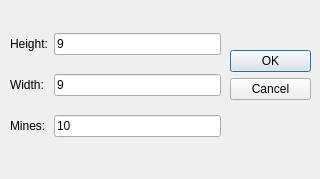
<?xml version="1.0" encoding="UTF-8"?>
<ui version="4.0">
 <class>Dialog</class>
 <widget class="QDialog" name="Dialog">
  <property name="geometry">
   <rect>
    <x>0</x>
    <y>0</y>
    <width>320</width>
    <height>179</height>
   </rect>
  </property>
  <property name="windowTitle">
   <string>Dialog</string>
  </property>
  <widget class="QDialogButtonBox" name="buttonBox">
   <property name="geometry">
    <rect>
     <x>230</x>
     <y>50</y>
     <width>81</width>
     <height>181</height>
    </rect>
   </property>
   <property name="orientation">
    <enum>Qt::Vertical</enum>
   </property>
   <property name="standardButtons">
    <set>QDialogButtonBox::Cancel|QDialogButtonBox::Ok</set>
   </property>
  </widget>
  <widget class="QWidget" name="gridLayoutWidget">
   <property name="geometry">
    <rect>
     <x>10</x>
     <y>20</y>
     <width>211</width>
     <height>131</height>
    </rect>
   </property>
   <layout class="QGridLayout" name="gridLayout">
    <item row="0" column="0">
     <widget class="QLabel" name="label">
      <property name="text">
       <string>Height:</string>
      </property>
     </widget>
    </item>
    <item row="1" column="0">
     <widget class="QLabel" name="label_2">
      <property name="text">
       <string>Width:</string>
      </property>
     </widget>
    </item>
    <item row="2" column="0">
     <widget class="QLabel" name="label_3">
      <property name="text">
       <string>Mines:</string>
      </property>
     </widget>
    </item>
    <item row="0" column="1">
     <widget class="QLineEdit" name="lineEdit">
      <property name="text">
       <string>9</string>
      </property>
     </widget>
    </item>
    <item row="1" column="1">
     <widget class="QLineEdit" name="lineEdit_2">
      <property name="text">
       <string>9</string>
      </property>
     </widget>
    </item>
    <item row="2" column="1">
     <widget class="QLineEdit" name="lineEdit_3">
      <property name="text">
       <string>10</string>
      </property>
     </widget>
    </item>
   </layout>
  </widget>
 </widget>
 <resources/>
 <connections>
  <connection>
   <sender>buttonBox</sender>
   <signal>accepted()</signal>
   <receiver>Dialog</receiver>
   <slot>accept()</slot>
   <hints>
    <hint type="sourcelabel">
     <x>248</x>
     <y>254</y>
    </hint>
    <hint type="destinationlabel">
     <x>157</x>
     <y>274</y>
    </hint>
   </hints>
  </connection>
  <connection>
   <sender>buttonBox</sender>
   <signal>rejected()</signal>
   <receiver>Dialog</receiver>
   <slot>reject()</slot>
   <hints>
    <hint type="sourcelabel">
     <x>316</x>
     <y>260</y>
    </hint>
    <hint type="destinationlabel">
     <x>286</x>
     <y>274</y>
    </hint>
   </hints>
  </connection>
 </connections>
</ui>
